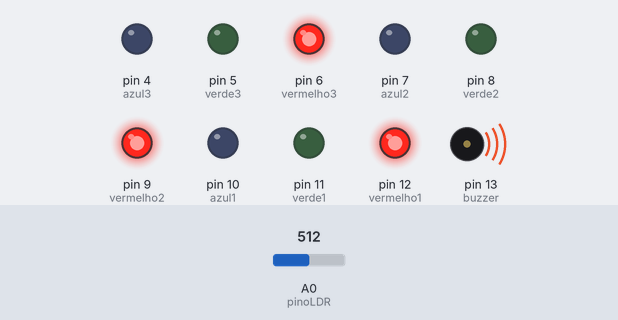
Simulated run of this program. Board: Arduino Uno, built with avr-gcc and run on an emulated ATmega328P. On the bench: output pins drawn as LEDs (lit = HIGH), buzzer (waves = sounding). Inputs (shaded band) come from the test bench; at power-on: A0 (pinoLDR) = 512. What the program prints to the serial monitor is not drawn.

Above: at 0.1 s.
At 4.1 s:
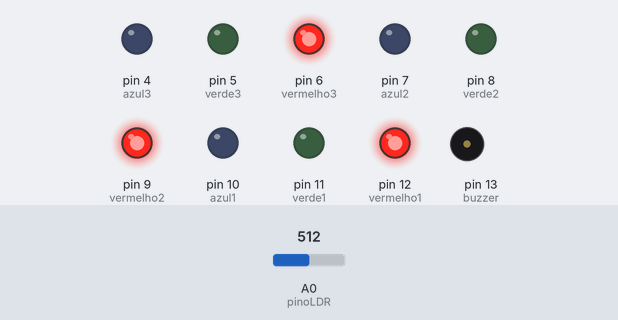
At 8.8 s:
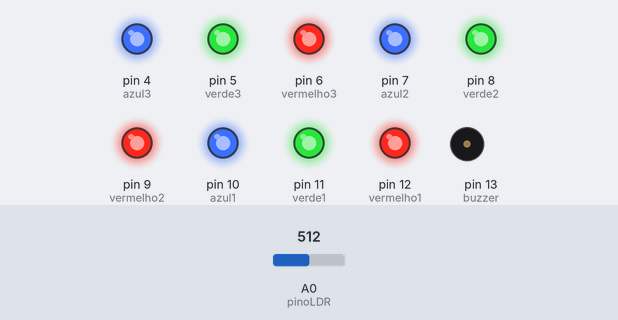
Timing chart, 0 to 10.3 s (numbered marks = the images above):
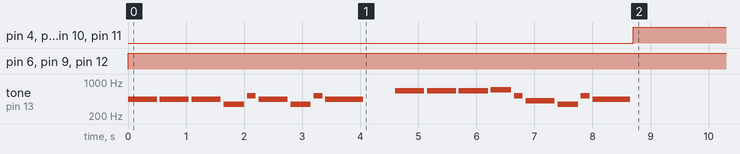

Measured:
- by itself, pin 4 (azul3), pin 5 (verde3), pin 7 (azul2), pin 8 (verde2), pin 10 (azul1), pin 11 (verde1): LOW → HIGH at 8.7 s
- by itself, pin 6 (vermelho3), pin 9 (vermelho2), pin 12 (vermelho1): LOW → HIGH at 0.00 s
- by itself, tone on pin 13 (buzzer): plays 440 Hz for 0.50 s, 440 Hz for 0.50 s, 440 Hz for 0.50 s, 349 Hz for 0.35 s, 523 Hz for 0.15 s, 440 Hz for 0.50 s … (18 notes in this stretch)

The program:

main.cpp
```cpp
#include <Arduino.h>

//Variaveis Marcha Imperial
const int c = 261;
const int d = 294;
const int e = 329;
const int f = 349;
const int g = 391;
const int gS = 415;
const int a = 440;
const int aS = 455;
const int b = 466;
const int cH = 523;
const int cSH = 554;
const int dH = 587;
const int dSH = 622;
const int eH = 659;
const int fH = 698;
const int fSH = 740;
const int gH = 784;
const int gSH = 830;
const int aH = 880;

//Buzzer
const int buzzer = 13;


//LEDS
const int vermelho1 = 12;
const int verde1 = 11;
const int azul1 = 10;

const int vermelho2 = 9;
const int verde2 = 8;
const int azul2 = 7;

const int vermelho3 = 6;
const int verde3 = 5;
const int azul3 = 4;


//FotoResistor
const int pinoLDR = A0; //PINO ANALÓGICO UTILIZADO PELO LDR


int counter = 0;


void beep(int note, int duration)
{
  //Play tone on buzzerPin
  tone(buzzer, note, duration);

  //Play different LED depending on value of 'counter'
  if(counter % 2 == 0)
  {
    delay(duration);
  }else
  {
    delay(duration);
  }

  //Stop tone on buzzerPin
  noTone(buzzer);

  delay(50);

  //Increment counter
  counter++;
}

void firstSection()
{

  beep(a, 500);
  beep(a, 500);
  beep(a, 500);
  beep(f, 350);
  beep(cH, 150);
  beep(a, 500);
  beep(f, 350);
  beep(cH, 150);
  beep(a, 650);

  delay(500);

  beep(eH, 500);
  beep(eH, 500);
  beep(eH, 500);
  beep(fH, 350);
  beep(cH, 150);
  beep(gS, 500);
  beep(f, 350);
  beep(cH, 150);
  beep(a, 650);

}


void ligaVermelho()
{

    digitalWrite(vermelho1, HIGH);
    digitalWrite(vermelho2, HIGH);
    digitalWrite(vermelho3, HIGH);

}


void desligaVermelho()
{

    digitalWrite(vermelho1, LOW);
    digitalWrite(vermelho2, LOW);
    digitalWrite(vermelho3, LOW);

}


void ligaTudo()
{
    digitalWrite(azul1, HIGH);
    digitalWrite(azul2, HIGH);
    digitalWrite(azul3, HIGH);

    digitalWrite(verde1, HIGH);
    digitalWrite(verde2, HIGH);
    digitalWrite(verde3, HIGH);

    digitalWrite(vermelho1, HIGH);
    digitalWrite(vermelho2, HIGH);
    digitalWrite(vermelho3, HIGH);

    delay(50000);

}


void desligaTudo()
{
    digitalWrite(azul1, LOW);
    digitalWrite(azul2, LOW);
    digitalWrite(azul3, LOW);

    digitalWrite(verde1, LOW);
    digitalWrite(verde2, LOW);
    digitalWrite(verde3, LOW);

    digitalWrite(vermelho1, LOW);
    digitalWrite(vermelho2, LOW);
    digitalWrite(vermelho3, LOW);


}


void setup()
{

  Serial.begin(9600);

  pinMode(buzzer,OUTPUT);
  pinMode(azul1, OUTPUT);
  pinMode(azul2, OUTPUT);
  pinMode(azul3, OUTPUT);
  pinMode(verde1, OUTPUT);
  pinMode(verde2, OUTPUT);
  pinMode(verde3, OUTPUT);
  pinMode(vermelho1, OUTPUT);
  pinMode(vermelho2, OUTPUT);
  pinMode(vermelho3, OUTPUT);


  pinMode(pinoLDR, INPUT); //DEFINE O PINO COMO ENTRADA

}


void loop()
{

  if (analogRead(pinoLDR) >400)
    {
      ligaVermelho();
      firstSection();
      desligaVermelho();
      ligaTudo();
      Serial.println(analogRead(pinoLDR));
    }else
    {
      noTone(buzzer);
      desligaTudo();

      Serial.println(analogRead(pinoLDR));
    }


}
```
